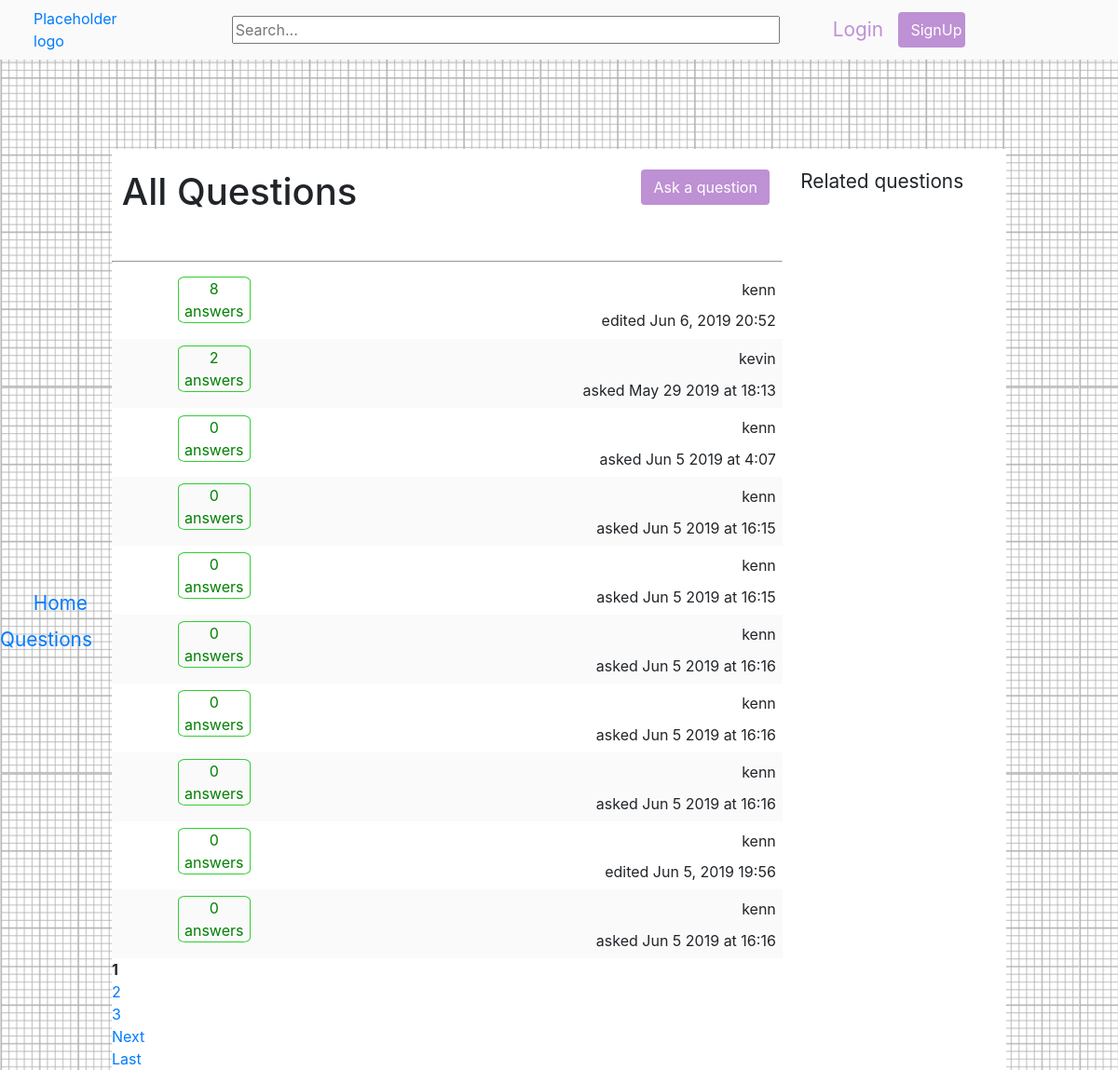
Page /allquestions/ on the committed database.
### passionProjectApp/models.py (models this page shows, shortened)
class RealQuestion(models.Model):
    title = tinymce_models.HTMLField()
    question = tinymce_models.HTMLField()
    last_update=models.DateTimeField(default=datetime.datetime.utcnow())
    date_created=models.DateTimeField(default=datetime.datetime.utcnow())
    author = models.ForeignKey(User,on_delete=models.CASCADE)

### passionProjectApp/views.py (the view)
# urls.py: path('allquestions/',views.allquestions,name='allquestions'),
def allquestions(request):
    randomquestion=RealQuestion.objects.all().order_by('?')[:10]
    questionlist=RealQuestion.objects.all().order_by('date_created')
    paginator=Paginator(questionlist,10)
    page=request.GET.get('page')
    print('lastpage')
    questionpage=paginator.get_page(page)
    print("questions")
    print(questionpage)
    print("Count")
    print(paginator.num_pages)
    print("paginator")
    print(paginator)
    return render(request,'passionProjectApp/allquestions.html',{'questionlist':questionlist,'randomquestion':randomquestion,'questionpage':questionpage})

### passionProjectApp/templates/passionProjectApp/allquestions.html (shortened to what this page needs)
{% extends 'passionProjectApp/base.html' %}
{% block body %}
<div class="titlepadding">
    <h1 class="questionTitle">All Questions</h1>
    <a class="askbutton" href="{% url 'ask' %}"><button type="button" class="btn registerbutton">Ask a question</button></a>
</div>
<hr/>
{% if questionpage %}
{% for x in questionpage %}
<div class="changeColors">
    <div class="questionInfo">
        {% if x.answer_set.count == 1 %}
        <div class="answered"><div >{{x.answer_set.count}}</div> <div>answer</div></div>
        {% elif x.answer_set.count == 0 %}
        <div class="answered"><div >{{x.answer_set.count}}</div> <div>answers</div></div>
        {% else %}
        <div class="answered"><div >{{x.answer_set.count}}</div> <div>answers</div></div>
        {% endif %}
    </div>
    <a class='questionIndex' href="{% url 'ask_read' x.id %}">{% autoescape off %}{{x.title}}{% endautoescape %}</a>
    <div class="authorInfo">
        <div class ='authorName'>{{x.author}}</div>
        {% load tz %}
        {% if x.last_update > x.date_created %}
        {% timezone "America/Chicago" %}
        <abbr title="created {{x.last_update}}"> {% endtimezone %}edited {{x.last_update|date:"M j, Y H:i"}}</abbr>
        {% else %} {% timezone "America/Chicago" %} <abbr title="{{x.date_created}}"> {% endtimezone %} asked {{x.date_created|date:"M j Y"}} at {% load tz %}{{x.date_created|utc|date:"G:i"}}</abbr>
        {% endif %}
    </div>
</div>
{% endfor%}
{% endif %}
{% load mathfilters %}
{% for y in  questionpage.paginator.page_range %}
    {% if questionpage.number == y %}
    <b>{{y}}</b>
    {% elif y > questionpage.number|sub:3  and y < questionpage.number|add:3 %}
<a href="?page={{y}}">{{y}}</a>
    {% endif %}
    {% endfor %}
{% if questionpage.has_next %}
<a href="?page={{questionpage.next_page_number}}">Next</a>
{% if questionpage.number != questionpage.pagination.num_pages %}
<a href="?page={{questionpage.paginator.num_pages}}">Last</a>
{% endif %}
{% endif %}
{% endblock body %}

### passionProjectApp/templates/passionProjectApp/base.html (shortened to what this page needs)
<!DOCTYPE html>
<html lang="en">
<head>
    {% load static %}
    <link rel="stylesheet" href="{% static 'passionProjectApp/css/bootstrap.css' %}">
    <link rel="stylesheet" href="{% static 'passionProjectApp/css/base.css' %}">
</head>
<body >
{% if request.user.is_authenticated %}
<div class="topbar">
    <div class ='logo'><a href="{% url 'index' %}">Placeholder logo</a></div>
    <form action='{% url "search" %}' method="POST" class="search">
        {% csrf_token %}
        <input type="text" name="search" placeholder="Search...">
    </form>
    <div class='registration'>
        <span class='login'>{{request.user}}</span> <a class='registerlink' href="{% url 'logout' %}"><button type="button" class=" btn registerbutton">Sign Out</button></a></div>
</div>
{% else %}
<div class="topbar">
    <div class ='logo'><a href="{% url 'index' %}">Placeholder logo</a></div>
    <form action='{% url "search" %}' method="POST" class="search">
        <input type="text" name="search" placeholder="Search...">
    </form>
    <div class='registration'>
        <a class='login' href="{% url 'login' %}">Login</a> <a class='registerlink' href="{% url 'register' %}"><button type="button" class=" btn registerbutton">SignUp</button></a></div>
</div>
{% endif %}
<aside class="asidebar">
    <div class=" fixed-aside">
        <div id="home"><a href="{% url 'index' %}">Home</a></div>
        <div id="questions"><a href="{% url 'allquestions' %}">Questions</a></div>
    </div>
</aside>
<div class="bodygrid">
<div class="rightAside">
    <div class="randoQTitle">Related questions</div>
    {% if randomquestion %}
    {% for x in randomquestion %}
    <div class="randoQ"><a href="{% url 'ask_read' x.id %}">{% autoescape off %} {{x.title}} {% endautoescape %}</a></div>
    {% endfor %}
    {% endif %}
</div>
<div class="test">
{% block body %}
{% endblock body %}
</div>
</div>
</body>
</html>

### passionProjectApp/static/passionProjectApp/css/base.css (style rules this page uses)
html,body { width:100vw; }
body { background-image:url('../images/background.png'); }
.bodygrid { display:grid; grid-template-areas: 'aside questions rando'; grid-template-columns: 0.5fr 3fr 1fr; padding-top:8vh; height:100vh; margin-top: 8%; margin-right: 10%; }
.topbar { display: flex; position: fixed; justify-content: space-between; top: 0; right: 0; width: 100vw; background: #fafafb; height: 8vh; padding: 1% 0; box-shadow: 0 1px 9px rgba(59,64,69,0.1); }
.logo { display: flex; align-items: center; justify-content: flex-start; padding-left: 3%; width: 12%; }
.search { display: flex; align-items: center; justify-content: center; padding-left: 4%; }
.topbar input { width: 49vw; }
.registration { position: relative; display: flex; align-items: center; justify-content: space-between; padding-right: 15%; }
.login,.registerlink, .editlinks { text-decoration: none; }
.login { color:#BE90D4; font-size: 1.3rem; }
.registerlink { margin-left: 13%; }
.registerbutton { background:#BE90D4; color:white; }
.registration .registerbutton { width: 6vw; }
.asidebar { display: grid; grid-area: aside; background: #ffffff; text-align: right; height: 100%; top: 9%; }
.fixed-aside { top: 55%; position: fixed; }
.fixed-aside div { padding-right: 5%; padding-bottom: 8%; font-size: 1.3rem; }
.test { display: grid; grid-area:questions; background: white; }
.titlepadding { padding:3% 0 0 1.5%; display:flex; justify-content: space-between; height:7rem; }
.questionTitle { display:inline; }
.askbutton { margin-right:2%; }
abbr[title] { cursor: auto; text-decoration: none; }
hr { height:0 }
div.changeColors:nth-of-type(odd) { display: flex; justify-content: space-between; padding: 1%; background: #fafafb; }
div.changeColors:nth-of-type(even) { display: flex; justify-content: space-between; padding: 1%; background: white; }
.answered { display: inline-block; text-align: center; border: 1px solid limegreen; color: green; border-radius: 10%; width:78px; }
.questionInfo { margin-left: 9%; }
.questionIndex { margin-right: auto; padding-left: 6%; width: fit-content; }
.authorName { display: flex; align-items: flex-start; padding-top: 1%; padding-left: 5%; width: fit-content; text-align: right; margin-left: auto; padding-bottom: 5%; }
.authorInfo { display:inline-block; }
.rightAside { grid-area: rando; background: #ffffff; }
.randoQ { padding-left: 8%; padding-bottom: 8%; font-size: 0.9rem; }
.randoQTitle { padding: 8% 0 5% 8%; font-size: 1.3rem; }

### rows in the picture
RealQuestion: answer_set.count "8", author "kenn", last_update "Jun 6, 2019 20:52"
RealQuestion: answer_set.count "2", author "kevin", date_created "May 29 2019", date_created|utc "18:13"
RealQuestion: answer_set.count "0", author "kenn", date_created "Jun 5 2019", date_created|utc "4:07"
RealQuestion: answer_set.count "0", author "kenn", date_created "Jun 5 2019", date_created|utc "16:15"
RealQuestion: answer_set.count "0", author "kenn", date_created "Jun 5 2019", date_created|utc "16:15"
RealQuestion: answer_set.count "0", author "kenn", date_created "Jun 5 2019", date_created|utc "16:16"
RealQuestion: answer_set.count "0", author "kenn", date_created "Jun 5 2019", date_created|utc "16:16"
RealQuestion: answer_set.count "0", author "kenn", date_created "Jun 5 2019", date_created|utc "16:16"
RealQuestion: answer_set.count "0", author "kenn", last_update "Jun 5, 2019 19:56"
RealQuestion: answer_set.count "0", author "kenn", date_created "Jun 5 2019", date_created|utc "16:16"

### other values in the picture
{{ y }} "1"
{{ y }} "2" "3"
